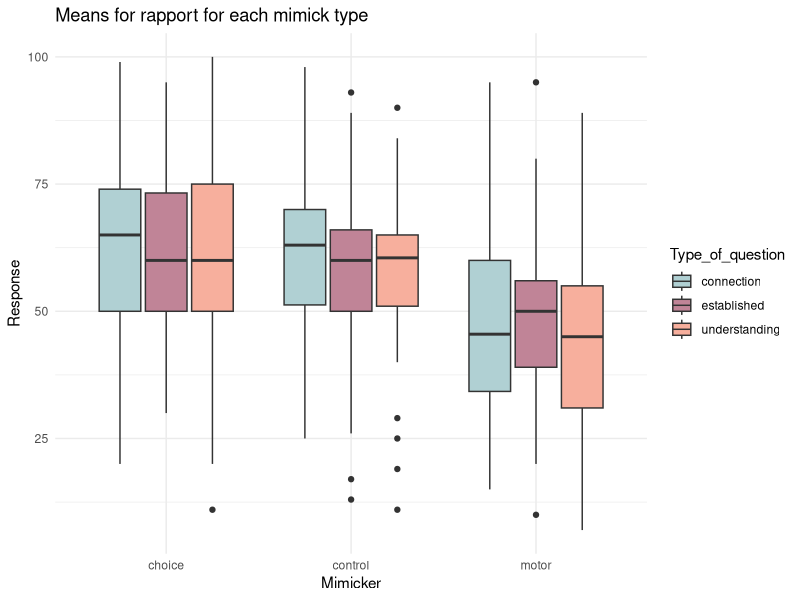
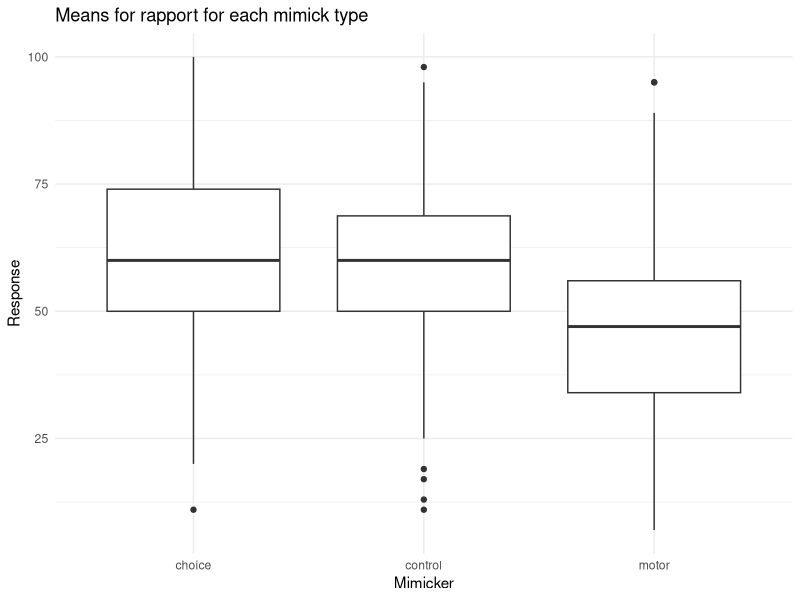
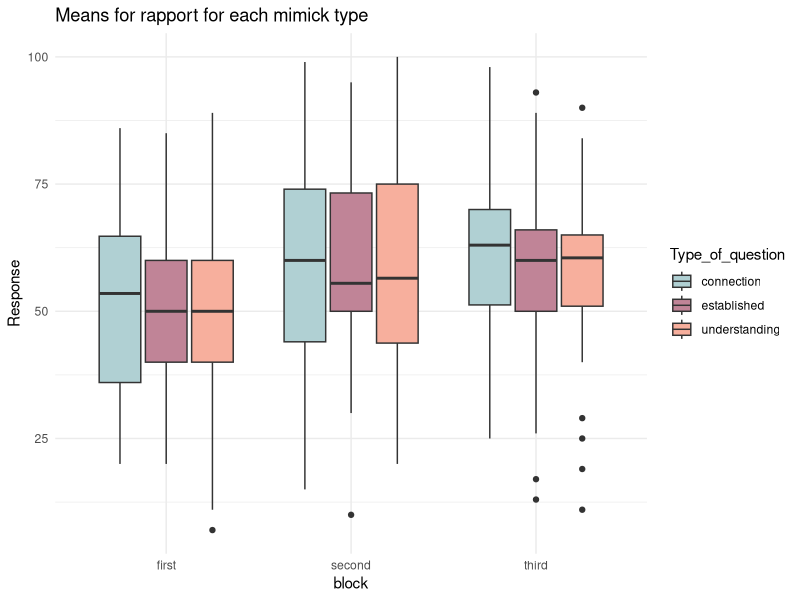
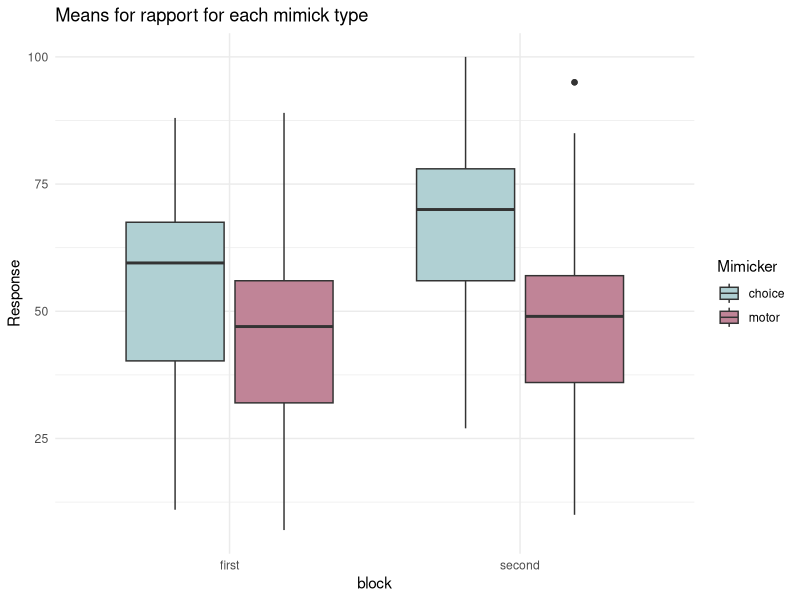

The R source for these figures, in order:

library(tidyverse)
library(lme4)

colors_a = c('#B0D0D3', '#C08497','#F7AF9D')

groups = read_csv('groups.csv', col_names = TRUE) %>%dplyr::select(-1,-2)
groups_long = groups %>%
  dplyr::select(id, first, second, third) %>%
  pivot_longer(2:4, names_to = 'block', values_to = 'type')


# Load rapport data  ----------------
dat_rapport = read_csv('rap_data.csv')

dat_rapport2 = dat_rapport %>%
  dplyr::select('Participant_Public_ID','Question_Key','Response')
colnames(dat_rapport2) <- c('id', 'question', 'response')

dat_rapport3 <- dat_rapport2 %>%
  mutate(response = as.numeric(response)) %>%
  filter(response < 101) %>%
  separate(question, into = c('question', 'block'), -1) %>%
  mutate(block = ifelse(block == 1, 'first',
                           ifelse(block == 2, 'second', 'third'))) %>%
  mutate(Type_of_question = ifelse(str_detect(question, 'understanding'), 'understanding',
                                   ifelse(str_detect(question, 'connection'), 'connection',
                                          ifelse(str_detect(question, 'established'), 'established', 0)))) %>%
  full_join(groups_long) %>%
  na.omit() %>%
  dplyr::rename('Mimicker' = 'type') %>%
  distinct() %>%
  filter(response > 3)

# Plot ------------------------
dat_rapport3 %>% 
  ggplot(aes(x = Mimicker, y = response, fill = Type_of_question)) +
  geom_boxplot() +
  scale_fill_manual(values=colors_a) +
  labs(y = 'Response', title = 'Means for rapport for each mimick type') +
  theme_minimal()

dat_rapport3 %>% 
  ggplot(aes(x = Mimicker, y = response)) +
  geom_boxplot() +
  scale_fill_manual(values=colors_a) +
  labs(y = 'Response', title = 'Means for rapport for each mimick type') +
  theme_minimal()

# analysis with type of question -----------------------
mod1 <- aov(data = dat_rapport3, response ~  Mimicker)
summary(mod1)
TukeyHSD(mod1)
# diagnostics are fine for this model check with:  plot(mod1)

# analysis without type of question
mod2 <- lm(data = dat_rapport3, response ~ Mimicker)
summary(mod2)


# blocks by order ?  ----------------------------


dat_rapport3 %>% 
  ggplot(aes(x = block, y = response, fill = Type_of_question)) +
  geom_boxplot() +
  scale_fill_manual(values=colors_a) +
  labs(y = 'Response', title = 'Means for rapport for each mimick type') +
  theme_minimal()

mod3 <- lm(data = dat_rapport3, response ~ block * Type_of_question )
summary(mod3)
# Third block is significantly different from the first one, higher rapport in third block 

dat_rapport3 %>%
  filter(block != 'third') %>%
  ggplot(aes(x = block, y = response, fill = Mimicker)) +
  geom_boxplot() +
  scale_fill_manual(values=colors_a) +
  labs(y = 'Response', title = 'Means for rapport for each mimick type') +
  theme_minimal()

dat_rapport_blocks = dat_rapport3 %>%
  filter(block != 'third')

mod3 <- lm(data = dat_rapport_blocks, response ~ block * Mimicker )
summary(mod3)








